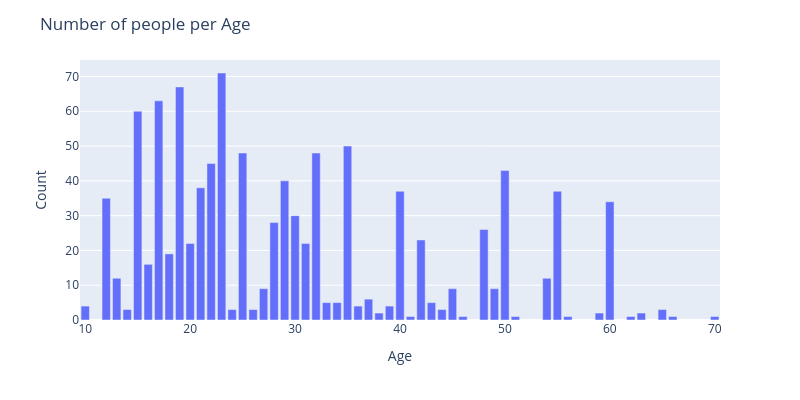

The code cell stored with this chart in its notebook:
### Code cell
data = df[['Age']].value_counts().reset_index()
data.rename(columns={data.columns[1]:'Count'}, inplace=True)
fig = px.bar(data, x='Age', y='Count',width=800, height=400)
fig.update_layout(
    title='Number of people per Age',
    yaxis_title="Count")
fig.show()

### Figure 1 — Plotly figure (JSON) as saved in the notebook; plotly's stock layout.template omitted (floating-point values rounded to 4 significant figures)
{"data": [{"alignmentgroup": "True", "hovertemplate": "Age=%{x}<br>Count=%{y}<extra></extra>", "legendgroup": "", "marker": {"color": "#636efa", "pattern": {"shape": ""}}, "name": "", "offsetgroup": "", "orientation": "v", "showlegend": false, "textposition": "auto", "type": "bar", "x": [23, 19, 17, 15, 35, 25, 32, 22, 50, 29, 21, 40, 55, 12, 60, 30, 28, 48, 42, 20, 31, 18, 16, 13, 54, 27, 45, 49, 37, 43, 34, 33, 10, 36, 39, 44, 26, 24, 14, 65, 38, 59, 63, 46, 41, 51, 56, 62, 66, 70], "xaxis": "x", "y": [71, 67, 63, 60, 50, 48, 48, 45, 43, 40, 38, 37, 37, 35, 34, 30, 28, 26, 23, 22, 22, 19, 16, 12, 12, 9, 9, 9, 6, 5, 5, 5, 4, 4, 4, 3, 3, 3, 3, 3, 2, 2, 2, 1, 1, 1, 1, 1, 1, 1], "yaxis": "y"}], "layout": {"barmode": "relative", "height": 400, "legend": {"tracegroupgap": 0}, "margin": {"t": 60}, "title": {"text": "Number of people per Age"}, "width": 800, "xaxis": {"anchor": "y", "domain": [0, 1], "title": {"text": "Age"}}, "yaxis": {"anchor": "x", "domain": [0, 1], "title": {"text": "Count"}}}}
